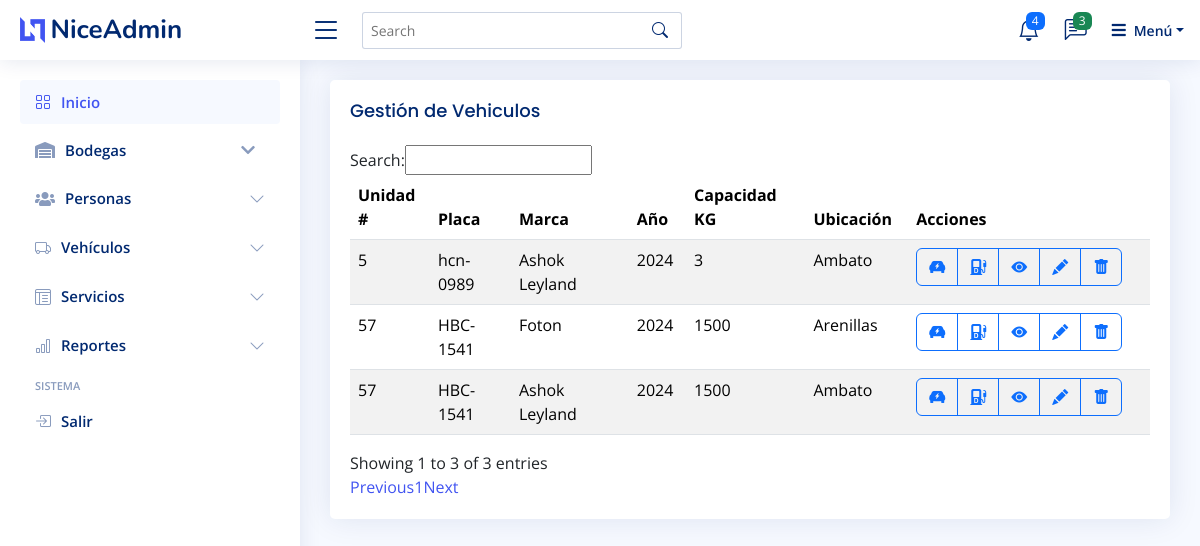
The app's page /app/?p=vehiculos (signed in) with its own data.
### tables this page shows
CREATE TABLE `vehiculos` (
  `id` int(11) NOT NULL,
  `numero_unidad` varchar(5) DEFAULT NULL,
  `placa` varchar(15) NOT NULL,
  `marca` varchar(50) DEFAULT NULL,
  `modelo` varchar(50) DEFAULT NULL,
  `anio_fabricacion` int(11) DEFAULT NULL,
  `capacidad_carga` int(11) DEFAULT NULL,
  `tipo_combustible` varchar(20) DEFAULT NULL,
  `ubicacion` varchar(100) DEFAULT NULL
);

### app/vehiculos.php (the view, shortened to what this page needs)
<?php
require_once 'conexion.php';
$sql = "SELECT * FROM vehiculos";
$query = $pdo->prepare($sql);
$query->execute();
$resultado = $query->fetchAll();
?>
<main id="main" class="main">
  <section class="section">
    <div class="row">
      <div class="col-lg-12">
        <div class="card">
          <div class="card-body">
            <h5 class="card-title">Gestión de Vehiculos</h5>
            <table class="table table-striped" id="tabla_vehiculos">
              <thead>
                <tr>
                  <th>Unidad #</th>
                  <th>Placa</th>
                  <th>Marca</th>
                  <th>Año</th>
                  <th>Capacidad KG</th>
                  <th>Ubicación</th>
                  <th>Acciones</th>
                </tr>
              </thead>
              <tbody>
                <?php
                foreach ($resultado as $row) {
                ?>
                <tr>
                  <td><?php echo $row['numero_unidad']; ?></td>
                  <td><?php echo $row['placa']; ?></td>
                  <td><?php echo $row['marca']; ?></td>
                  <td><?php echo $row['anio_fabricacion']; ?></td>
                  <td><?php echo $row['capacidad_carga']; ?></td>
                  <td><?php echo $row['ubicacion']; ?></td>
                  <td>
                    <div class="btn-group" role="group" aria-label="Acciones del vehículo">
                      <a href="?p=mantenimiento&id=<?php echo $row['id']; ?>" class="btn btn-outline-primary"
                        title="Mantenimiento">
                        <i class="bi bi-ev-front-fill"></i>
                      </a>
                      <a href="?p=combustible&id=<?php echo $row['id']; ?>" class="btn btn-outline-primary"
                        title="Combustible">
                        <i class="bi bi-fuel-pump-diesel-fill"></i>
                      </a>
                      <a href="?p=ver_vehiculo&id=<?php echo $row['id']; ?>" class="btn btn-outline-primary"
                        title="Ver vehículo">
                        <i class="bi bi-eye-fill"></i>
                      </a>
                      <a href="?p=editar_vehiculo&id=<?php echo $row['id']; ?>" class="btn btn-outline-primary"
                        title="Editar vehículo">
                        <i class="bi bi-pencil-fill"></i>
                      </a>
                      <a href="?p=eliminar_vehiculo&id=<?php echo $row['id']; ?>" class="btn btn-outline-primary"
                        title="Eliminar vehículo">
                        <i class="bi bi-trash-fill"></i>
                      </a>
                    </div>
                  </td>
                </tr>
                <?php
                }
                ?>
              </tbody>
            </table>
          </div>
        </div>
      </div>
    </div>
  </section>
</main>

### app/assets/css/style.css (style rules this page uses)
:root { scroll-behavior: smooth; }
body { font-family: "Open Sans", sans-serif; background: #f6f9ff; color: #444444; }
a { color: #4154f1; text-decoration: none; }
h1, h2, h3, h4, h5, h6 { font-family: "Nunito", sans-serif; }
#main { margin-top: 60px; padding: 20px 30px; transition: all 0.3s; }
.card { margin-bottom: 30px; border: none; border-radius: 5px; box-shadow: 0px 0 30px rgba(1, 41, 112, 0.1); }
.card-title { padding: 20px 0 15px 0; font-size: 18px; font-weight: 500; color: #012970; font-family: "Poppins", sans-serif; }
.card-body { padding: 0 20px 20px 20px; }
@media (min-width: 1200px) { #main, #footer { margin-left: 300px; } }

### records on screen
vehiculos: numero_unidad "57", placa "HBC-1541", marca "Foton", anio_fabricacion "2024", capacidad_carga "1500", ubicacion "Arenillas"
vehiculos: numero_unidad "57", placa "HBC-1541", marca "Ashok Leyland", anio_fabricacion "2024", capacidad_carga "1500", ubicacion "Ambato"
vehiculos: numero_unidad "5", placa "hcn-0989", marca "Ashok Leyland", anio_fabricacion "2024", capacidad_carga "3", ubicacion "Ambato"
